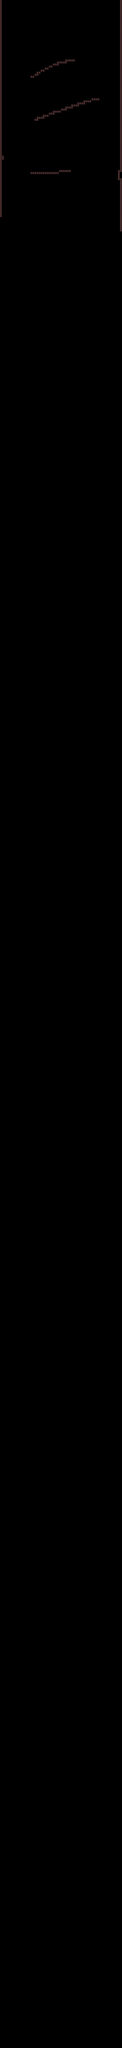

Tiled map render using the project's own tile images. Description and the map definition, with tile-layer contents summarised, below:
An orthogonal 60x1000 tile map with 16x16 px tiles, 1 tile layer (Tile Layer 1).

<map version="1.2" tiledversion="1.3.1" orientation="orthogonal" renderorder="right-down" compressionlevel="-1" width="60" height="1000" tilewidth="16" tileheight="16" infinite="0" nextlayerid="2" nextobjectid="1">
 <tileset firstgid="1" source="maintileset.tsx" />
 <layer id="1" name="Tile Layer 1" width="60" height="1000">
  <data>[60000 cells, 307 non-empty, 1 distinct tile ids]</data>
 </layer>
</map>
